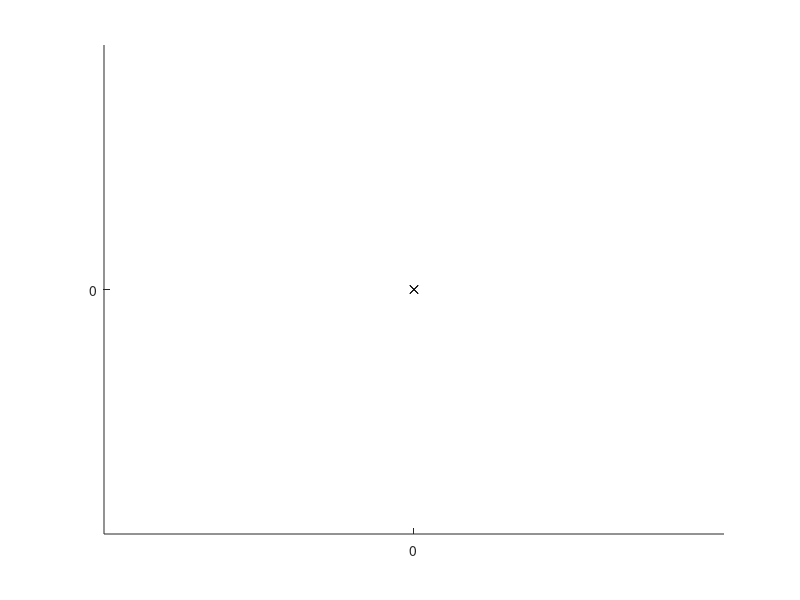

Here is the MATLAB script that generated this plot: (Note: this script raises an error after producing the figure.)
clear all;
close all;
format compact;
format shortg;

%%
zz = 36; % zahnanzahl
m = 3; % modul
anz_linienstuecke = 500;

%%
alpha_0 = 20/180*pi; % eingriffswinkel
r0 = (m*zz)/2;
rb = r0 * cos(alpha_0);
rf = r0 - m;
ra = r0 + m;
delta = pi/(2*zz) + tan(alpha_0) - alpha_0;
phi = 2*pi/zz;

%%
axis equal;
hold on;
plot([0;0],[0,0], 'xk');
hold on;
circle(r0, '-.b');
circle(rb, '-.k');
circle(ra, '-b');
circle(rf, '-m');

th = (0:2*pi/zz:2*pi)';
r = ra*1.1;
xDiv = r * cos(th);
yDiv = r * sin(th);
hold on;
for i=1:length(th)
    plot([0;xDiv(i)], [0,yDiv(i)], ':m');
end


%%
r = linspace(rf, ra, anz_linienstuecke+1)';
u = 1/rb .* sqrt(r.^2 - rb.^2);


evolvente(:,1) = rb .* (cos(u-delta) + u.*sin(u-delta));
evolvente(:,2) = rb .* (sin(u-delta) - u.*cos(u-delta));

evolventeSpiegel = evolvente;
evolventeSpiegel(:,2) = -evolventeSpiegel(:,2);

%plotMat(evolventeSpiegel);
plotMat(evolvente);
return;
drehmatrix = [cos(phi), -sin(phi);
              sin(phi),  cos(phi) ];


for i = 1:zz
    evolvente = (drehmatrix * evolvente')';
    plotMat(evolvente);
    
    evolventeSpiegel = (drehmatrix * evolventeSpiegel')';
    plotMat(evolventeSpiegel);
end




















